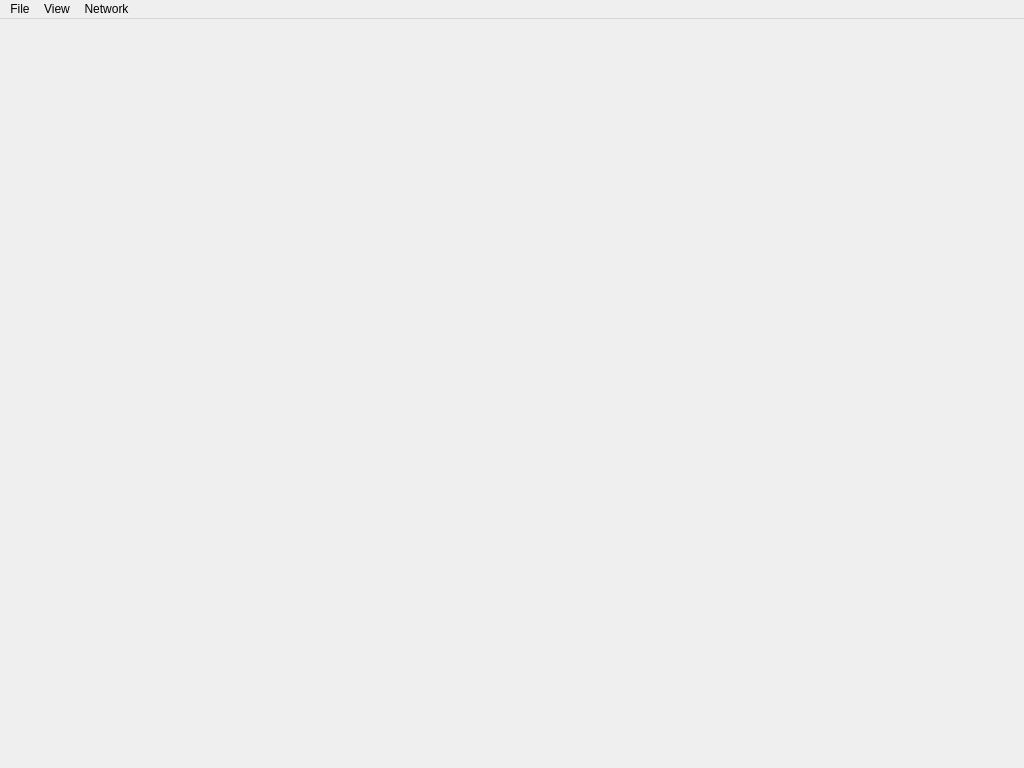
<?xml version="1.0" encoding="UTF-8"?>
<ui version="4.0">
 <class>MainWindowUi</class>
 <widget class="QMainWindow" name="MainWindowUi">
  <property name="geometry">
   <rect>
    <x>0</x>
    <y>0</y>
    <width>1024</width>
    <height>768</height>
   </rect>
  </property>
  <property name="windowTitle">
   <string>Comote</string>
  </property>
  <widget class="QWidget" name="centralWidget">
   <layout class="QGridLayout" name="gridLayout"/>
  </widget>
  <widget class="QMenuBar" name="menuBar">
   <property name="geometry">
    <rect>
     <x>0</x>
     <y>0</y>
     <width>600</width>
     <height>22</height>
    </rect>
   </property>
   <widget class="QMenu" name="menuFile">
    <property name="title">
     <string>File</string>
    </property>
    <addaction name="actionExit"/>
   </widget>
   <widget class="QMenu" name="menuView">
    <property name="title">
     <string>View</string>
    </property>
    <addaction name="actionFullscreen"/>
   </widget>
   <widget class="QMenu" name="menuNetwork">
    <property name="title">
     <string>Network</string>
    </property>
    <addaction name="actionConnect"/>
    <addaction name="actionDisconnect"/>
   </widget>
   <addaction name="menuFile"/>
   <addaction name="menuView"/>
   <addaction name="menuNetwork"/>
  </widget>
  <action name="actionExit">
   <property name="icon">
    <iconset resource="comote.qrc">
     <normaloff>:/quit</normaloff>:/quit</iconset>
   </property>
   <property name="text">
    <string>Quit</string>
   </property>
   <property name="shortcutContext">
    <enum>Qt::ApplicationShortcut</enum>
   </property>
   <property name="shortcut">
    <string>Ctrl+Q</string>
   </property>
  </action>
  <action name="actionFullscreen">
   <property name="icon">
    <iconset resource="comote.qrc">
     <normaloff>:/fullscreen</normaloff>:/fullscreen</iconset>
   </property>
   <property name="text">
    <string>Toggle Fullscreen</string>
   </property>
   <property name="shortcut">
    <string>Ctrl+F</string>
   </property>
   <property name="shortcutContext">
    <enum>Qt::ApplicationShortcut</enum>
   </property>
  </action>
  <action name="actionConnect">
   <property name="icon">
    <iconset resource="comote.qrc">
     <normaloff>:/connect</normaloff>:/connect</iconset>
   </property>
   <property name="text">
    <string>Connect...</string>
   </property>
   <property name="shortcut">
    <string>Ctrl+K</string>
   </property>
   <property name="shortcutContext">
    <enum>Qt::ApplicationShortcut</enum>
   </property>
  </action>
  <action name="actionDisconnect">
   <property name="enabled">
    <bool>false</bool>
   </property>
   <property name="icon">
    <iconset resource="comote.qrc">
     <normaloff>:/disconnect</normaloff>:/disconnect</iconset>
   </property>
   <property name="text">
    <string>Disconnect</string>
   </property>
   <property name="shortcut">
    <string>Ctrl+D</string>
   </property>
   <property name="shortcutContext">
    <enum>Qt::ApplicationShortcut</enum>
   </property>
  </action>
 </widget>
 <layoutdefault spacing="6" margin="11"/>
 <resources>
  <include location="comote.qrc"/>
 </resources>
 <connections/>
</ui>
